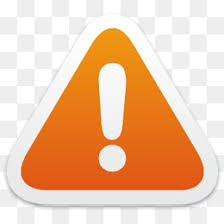
#> input picture HTML/1.jpg, 224 x 224 px
$ python Test2.py ../HTML/1.jpg
#> lines starting #> are read from the running program, lines starting #| are printed output that depends on the picture; after the words box and inside, x2 and y2 are one past the last pixel; in counts of white or black regions, pixels touching at a corner belong together
from sys import argv
from PIL import Image

def main(argc=0, argv=[]):
#> called with argc = 2
	im = Image.open(argv[1])
#> im is the input picture: PIL image 224x224 RGB; mean R, G, B 238.3, 199.9, 170.9
	im = im.convert('L')
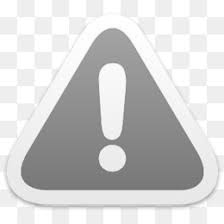
#> im: PIL image 224x224 L; min 102, max 255, mean 208
	threshold = 200
	table = []
	for i in range(256):
		if i < threshold:
			table.append(0)
		else :
			table.append(1)
	im = im.point(table, '1')
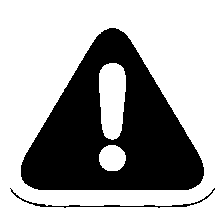
#> im: PIL image 224x224 1; 66.9% white; 2 black regions, box (x1, y1, x2, y2) and area: (21, 28, 204, 190) 16279, (10, 188, 215, 208) 339
	im = im.convert('RGBA')
#> im: PIL image 224x224 RGBA
	data = im.getdata()
	newdata = list()
	for item in data:
		if item[0] > 220 and item[1] > 220 and item[2] > 220:
			newdata.append((255, 255, 255, 0))
		else:
			newdata.append(item)
#> after the loop, newdata = 50176 items
	im.putdata(newdata)
	im.save(argv[1]+'bin.png', 'PNG')
	print('Picture saved:', argv[1], '->', argv[1]+'bin.png')
	return 0

if __name__ == '__main__':
	main(len(argv), argv)
